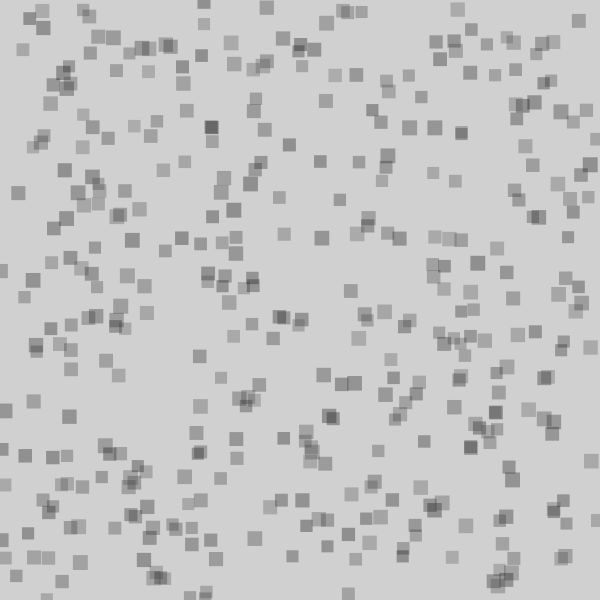
Frame 1 (no input)
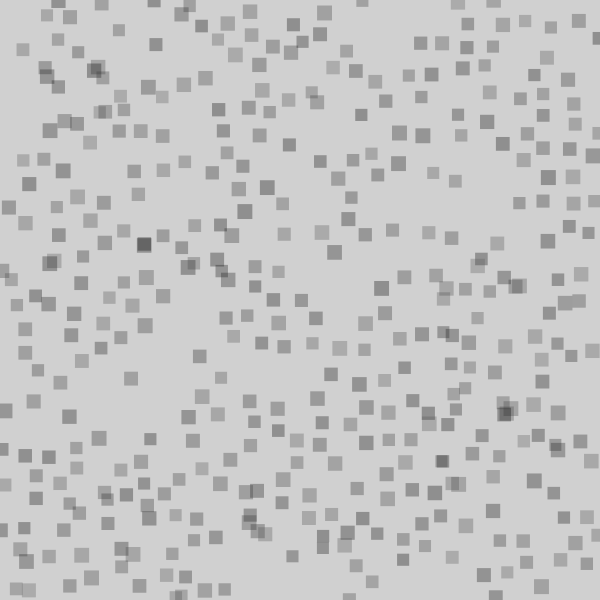
Frame 60 (the mouse pressed at the canvas centre just before this capture)
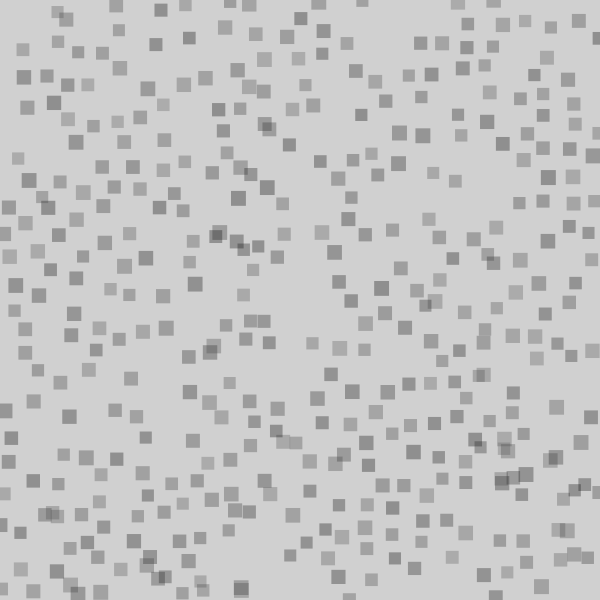
Frame 120 (the mouse held since frame 60 and released just before this capture)

The Processing sketch that drew these frames (run headless with seeded random() and noise(); from frame 60 on, the mouse is pressed at the canvas centre):

// Processing sketch: processing_14040
// ── processing_14040.pde

/* Alone In A Crowd
 * Ben Chun
 * 18 October 2010
 */

Loner[] dudeList;

void setup()
{
  size(600,600);
  noStroke();
  rectMode(CENTER);
  dudeList = new Loner[400];
  for(int i=0; i<dudeList.length; i++)
  {
    dudeList[i] = new Loner();
  }
}

void draw()
{
  background(208);
  for(Loner d : dudeList)
  {
    d.showYourself();
    d.getComfortable( dudeList );
    d.stayOnScreen();
  }
}

class Loner
{
  float x, y, s;
  color c;
  
  Loner()
  {
    x = random(width);
    y = random(height);
    s = random(12,15);
    c = color(random(92),80);
  }
  
  void getComfortable(Loner[] others)
  {
    for(Loner o : others)
    {
      if( o != this )
      {
        if( dist( x,y, o.x,o.y ) < s*1.5 ) moveRandomly();
        if( dist( x,y, mouseX,mouseY ) < s*3 ) moveRandomly();
      }
    }
  }
  
  void moveRandomly()
  {
     x += random( -s/2, s/2 );
     y += random( -s/2, s/2 );
  }
  
  void showYourself()
  {
    fill( c );
    rect( x,y, s,s );
  }
  
  void stayOnScreen()
  {
    if( x > width ) x = x-width;
    if( y > height ) y = y-height;
    if( x < 0 ) x = x+width;
    if( y < 0 ) y = y+height;
  }
}
